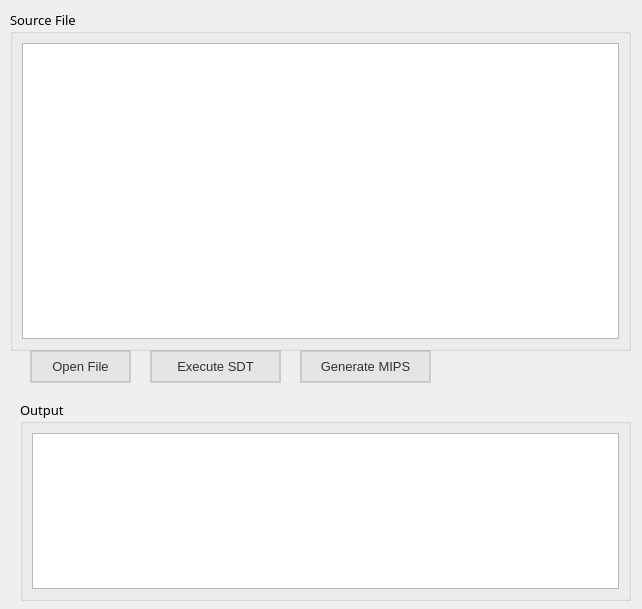
<?xml version="1.0" encoding="UTF-8"?>
<ui version="4.0">
 <class>MainWindow</class>
 <widget class="QMainWindow" name="MainWindow">
  <property name="geometry">
   <rect>
    <x>0</x>
    <y>0</y>
    <width>642</width>
    <height>609</height>
   </rect>
  </property>
  <property name="windowTitle">
   <string>Compiler</string>
  </property>
  <widget class="QWidget" name="centralwidget">
   <widget class="QGroupBox" name="groupBox">
    <property name="geometry">
     <rect>
      <x>10</x>
      <y>10</y>
      <width>621</width>
      <height>341</height>
     </rect>
    </property>
    <property name="minimumSize">
     <size>
      <width>0</width>
      <height>0</height>
     </size>
    </property>
    <property name="font">
     <font>
      <family>等线</family>
      <pointsize>10</pointsize>
     </font>
    </property>
    <property name="title">
     <string>Source File</string>
    </property>
    <layout class="QGridLayout" name="gridLayout_2">
     <item row="0" column="0">
      <widget class="QTextEdit" name="textEdit">
       <property name="font">
        <font>
         <family>Courier</family>
        </font>
       </property>
       <property name="styleSheet">
        <string notr="true"/>
       </property>
       <property name="verticalScrollBarPolicy">
        <enum>Qt::ScrollBarAsNeeded</enum>
       </property>
       <property name="horizontalScrollBarPolicy">
        <enum>Qt::ScrollBarAsNeeded</enum>
       </property>
       <property name="lineWrapMode">
        <enum>QTextEdit::NoWrap</enum>
       </property>
       <property name="readOnly">
        <bool>true</bool>
       </property>
      </widget>
     </item>
    </layout>
   </widget>
   <widget class="QGroupBox" name="groupBox_5">
    <property name="geometry">
     <rect>
      <x>20</x>
      <y>400</y>
      <width>611</width>
      <height>201</height>
     </rect>
    </property>
    <property name="minimumSize">
     <size>
      <width>0</width>
      <height>0</height>
     </size>
    </property>
    <property name="font">
     <font>
      <family>等线</family>
      <pointsize>10</pointsize>
     </font>
    </property>
    <property name="title">
     <string>Output</string>
    </property>
    <layout class="QGridLayout" name="gridLayout_4">
     <item row="1" column="0">
      <widget class="QTextEdit" name="textEdit_1">
       <property name="font">
        <font>
         <family>Microsoft YaHei UI</family>
        </font>
       </property>
       <property name="styleSheet">
        <string notr="true"/>
       </property>
       <property name="verticalScrollBarPolicy">
        <enum>Qt::ScrollBarAsNeeded</enum>
       </property>
       <property name="horizontalScrollBarPolicy">
        <enum>Qt::ScrollBarAsNeeded</enum>
       </property>
       <property name="lineWrapMode">
        <enum>QTextEdit::NoWrap</enum>
       </property>
       <property name="readOnly">
        <bool>true</bool>
       </property>
      </widget>
     </item>
    </layout>
   </widget>
   <widget class="QPushButton" name="pushButton">
    <property name="geometry">
     <rect>
      <x>30</x>
      <y>350</y>
      <width>101</width>
      <height>33</height>
     </rect>
    </property>
    <property name="minimumSize">
     <size>
      <width>100</width>
      <height>0</height>
     </size>
    </property>
    <property name="font">
     <font>
      <family>Arial</family>
      <pointsize>10</pointsize>
     </font>
    </property>
    <property name="styleSheet">
     <string notr="true">QPushButton{
background-color:rgba(225,225,225,180);
border-style:outset;
border-width:2px;
border-color:rgba(0,0,0,30);
color:rgba(0,0,0,200);
padding:6px;}
QPushButton:pressed{
background-color:rgba(205,230,255,200);
border-color:rgba(0,120,215,30);
border-style:inset;
color:rgba(0,0,0,100);}
QPushButton:hover{
background-color:rgba(230,240,250,100);
border-color:rgba(0,120,215,200);
color:rgba(0,0,0,200);}
</string>
    </property>
    <property name="text">
     <string>Open File</string>
    </property>
   </widget>
   <widget class="QPushButton" name="pushButton_2">
    <property name="geometry">
     <rect>
      <x>150</x>
      <y>350</y>
      <width>131</width>
      <height>33</height>
     </rect>
    </property>
    <property name="minimumSize">
     <size>
      <width>100</width>
      <height>0</height>
     </size>
    </property>
    <property name="font">
     <font>
      <family>Arial</family>
      <pointsize>10</pointsize>
     </font>
    </property>
    <property name="styleSheet">
     <string notr="true">QPushButton{
background-color:rgba(225,225,225,180);
border-style:outset;
border-width:2px;
border-color:rgba(0,0,0,30);
color:rgba(0,0,0,200);
padding:6px;}
QPushButton:pressed{
background-color:rgba(205,230,255,200);
border-color:rgba(0,120,215,30);
border-style:inset;
color:rgba(0,0,0,100);}
QPushButton:hover{
background-color:rgba(230,240,250,100);
border-color:rgba(0,120,215,200);
color:rgba(0,0,0,200);}
</string>
    </property>
    <property name="text">
     <string>Execute SDT</string>
    </property>
   </widget>
   <widget class="QPushButton" name="pushButton_3">
    <property name="geometry">
     <rect>
      <x>300</x>
      <y>350</y>
      <width>131</width>
      <height>33</height>
     </rect>
    </property>
    <property name="minimumSize">
     <size>
      <width>100</width>
      <height>0</height>
     </size>
    </property>
    <property name="font">
     <font>
      <family>Arial</family>
      <pointsize>10</pointsize>
     </font>
    </property>
    <property name="styleSheet">
     <string notr="true">QPushButton{
background-color:rgba(225,225,225,180);
border-style:outset;
border-width:2px;
border-color:rgba(0,0,0,30);
color:rgba(0,0,0,200);
padding:6px;}
QPushButton:pressed{
background-color:rgba(205,230,255,200);
border-color:rgba(0,120,215,30);
border-style:inset;
color:rgba(0,0,0,100);}
QPushButton:hover{
background-color:rgba(230,240,250,100);
border-color:rgba(0,120,215,200);
color:rgba(0,0,0,200);}
</string>
    </property>
    <property name="text">
     <string>Generate MIPS</string>
    </property>
   </widget>
  </widget>
 </widget>
 <resources/>
 <connections/>
</ui>
